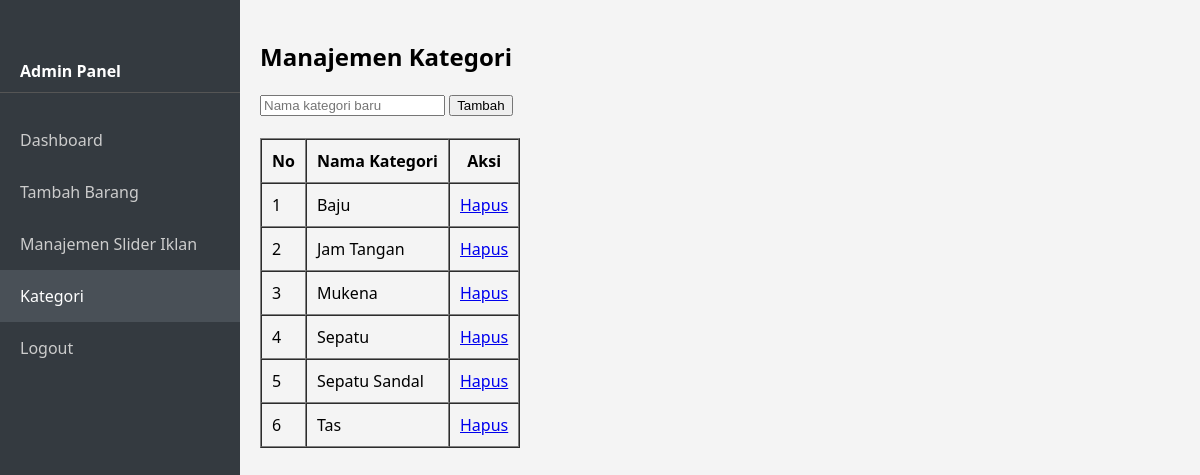
/kategori.php (signed in), run on an earlier commit of the app's database.
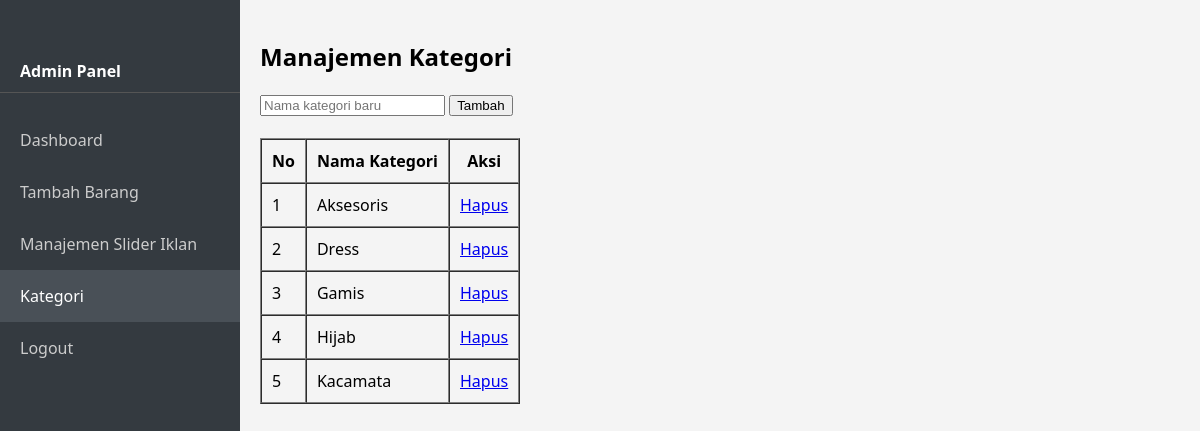
And on a later commit of the database.
### tables this page shows
CREATE TABLE `kategori` (
  `id` int(11) NOT NULL,
  `nama_kategori` varchar(100) NOT NULL
);

### kategori.php (the view, shortened to what this page needs)
<?php
include 'inc/db.php';
$kategori = mysqli_query($conn, "SELECT * FROM kategori ORDER BY nama_kategori ASC");
?>
<?php include 'inc/header.php'; ?>
<?php include 'inc/sidebar.php'; ?>
<div class="main-content">
    <h2>Manajemen Kategori</h2>
    <form method="POST">
        <input type="text" name="nama" placeholder="Nama kategori baru" required>
        <button name="tambah">Tambah</button>
    </form>
    <br>
    <table border="1" cellpadding="10" cellspacing="0">
        <tr>
            <th>No</th>
            <th>Nama Kategori</th>
            <th>Aksi</th>
        </tr>
        <?php $no = 1; while ($row = mysqli_fetch_assoc($kategori)) : ?>
        <tr>
            <td><?= $no++ ?></td>
            <td><?= htmlspecialchars($row['nama_kategori']) ?></td>
            <td>
                <a href="?hapus=<?= $row['id'] ?>" onclick="return confirm('Hapus kategori ini?')">Hapus</a>
            </td>
        </tr>
        <?php endwhile; ?>
    </table>
</div>

### inc/header.php (shortened to what this page needs)
<!DOCTYPE html>
<html>
<head>
    <link rel="stylesheet" href="style.css">
</head>
<body>

### inc/sidebar.php (shortened to what this page needs)
<div class="sidebar">
    <h4>Admin Panel</h4>
    <a href="index.php" class="<?= basename($_SERVER['PHP_SELF']) == 'index.php' ? 'active' : '' ?>">Dashboard</a>
    <a href="tambah_barang.php" class="<?= basename($_SERVER['PHP_SELF']) == 'tambah_barang.php' ? 'active' : '' ?>">Tambah Barang</a>
    <a href="slider_iklan.php" class="<?= basename($_SERVER['PHP_SELF']) == 'slider_iklan.php' ? 'active' : '' ?>">Manajemen Slider Iklan</a>
    <a href="kategori.php" class="<?= basename($_SERVER['PHP_SELF']) == 'kategori.php' ? 'active' : '' ?>">Kategori</a>
    <a href="logout.php">Logout</a>
</div>

### style.css (style rules this page uses)
body { margin: 0; font-family: Arial, sans-serif; background: #f4f4f4; }
.main-content { margin-left: 240px; padding: 20px; min-height: 100vh; }
.main-content { margin-left: 220px; padding: 20px; }

### inc/sidebar.php (style rules this page uses)
body { margin: 0; padding: 0; font-family: 'Segoe UI', sans-serif; }
.sidebar { position: fixed; top: 0; left: 0; height: 100vh; width: 240px; background-color: #343a40; color: #fff; padding-top: 60px; z-index: 1000; }
.sidebar a { display: block; color: #ccc; padding: 15px 20px; text-decoration: none; transition: all 0.3s; }
.sidebar a:hover, .sidebar a.active { background-color: #495057; color: #fff; }
.sidebar h4 { padding-left: 20px; padding-bottom: 10px; margin-top: 0; border-bottom: 1px solid #555; }
.main-content { margin-left: 240px; padding: 20px; }

What changed in the data, as far as the page shows it:
removed kategori: nama_kategori "Baju"
removed kategori: nama_kategori "Jam Tangan"
removed kategori: nama_kategori "Mukena"
removed kategori: nama_kategori "Sepatu"
removed kategori: nama_kategori "Sepatu Sandal"
removed kategori: nama_kategori "Tas"
added kategori: nama_kategori "Aksesoris"
added kategori: nama_kategori "Dress"
added kategori: nama_kategori "Gamis"
added kategori: nama_kategori "Hijab"
added kategori: nama_kategori "Kacamata"
